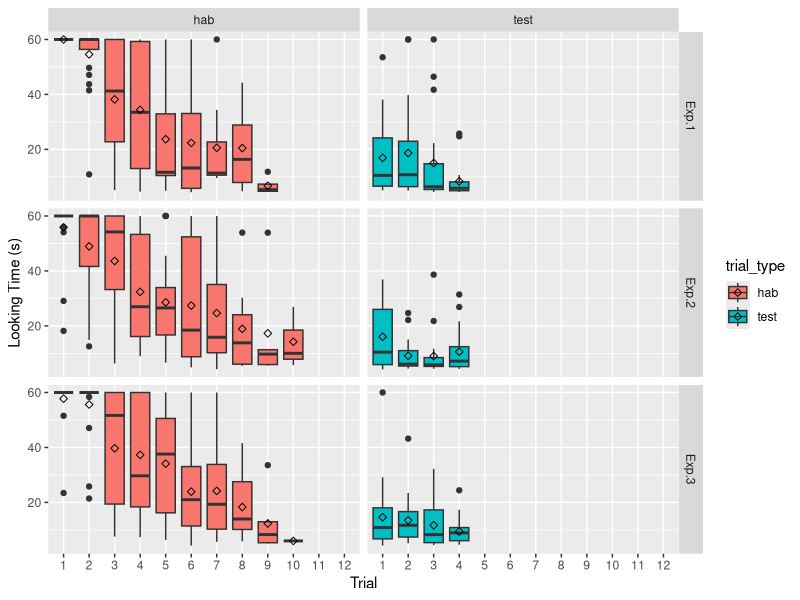
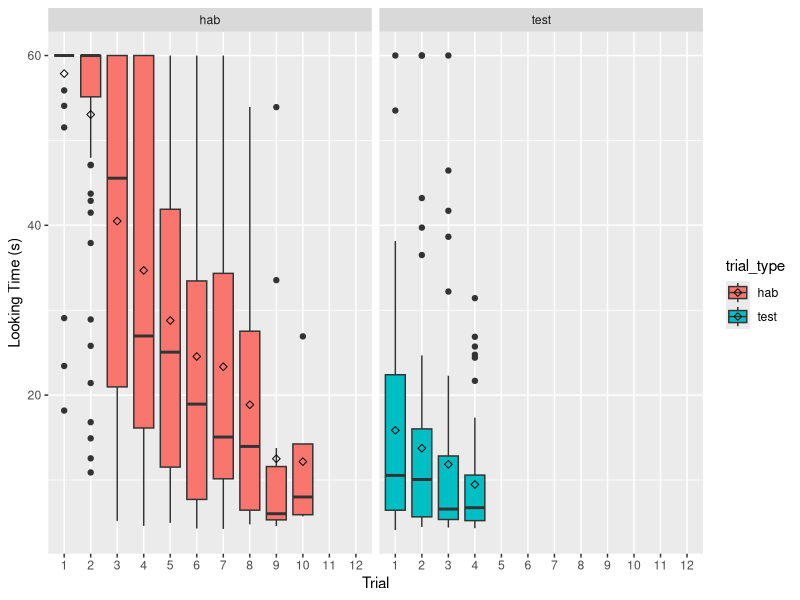
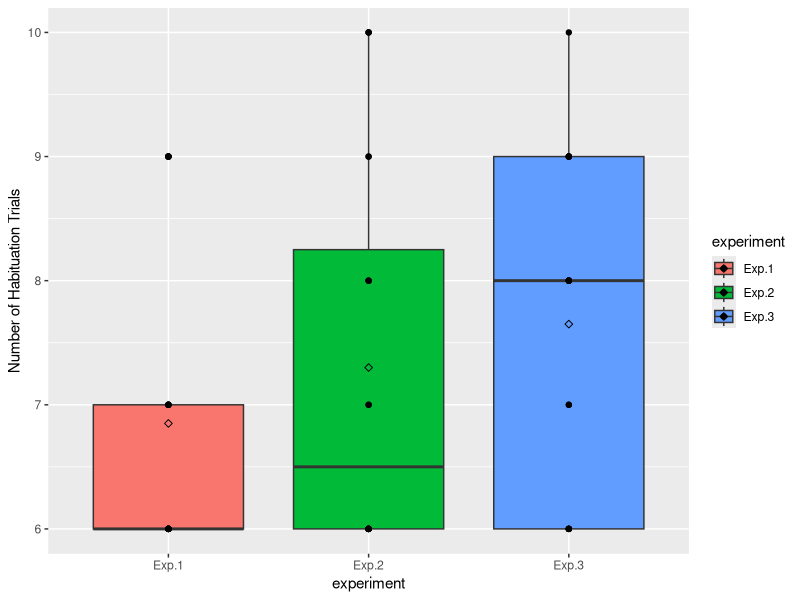
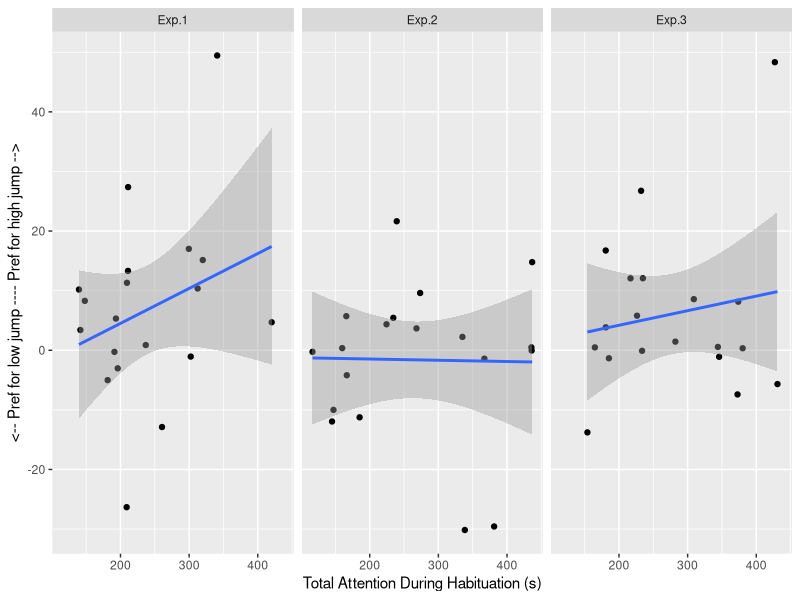
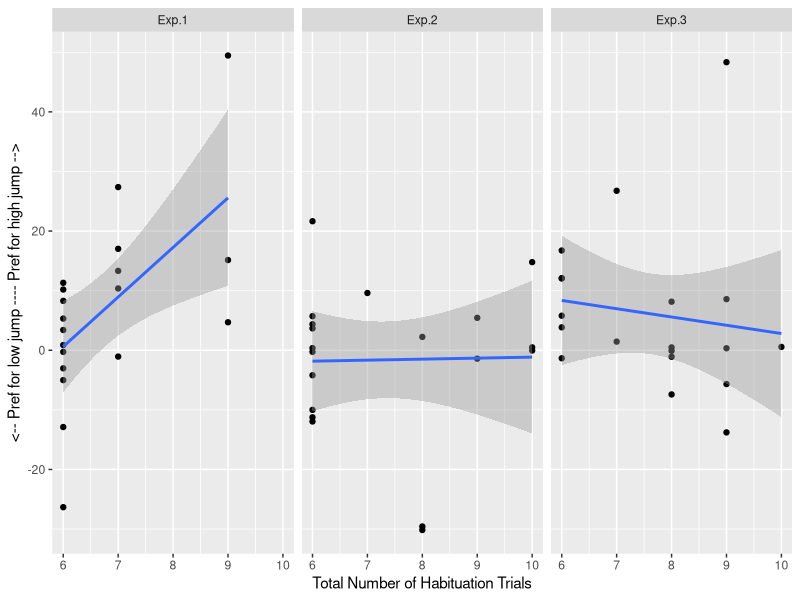
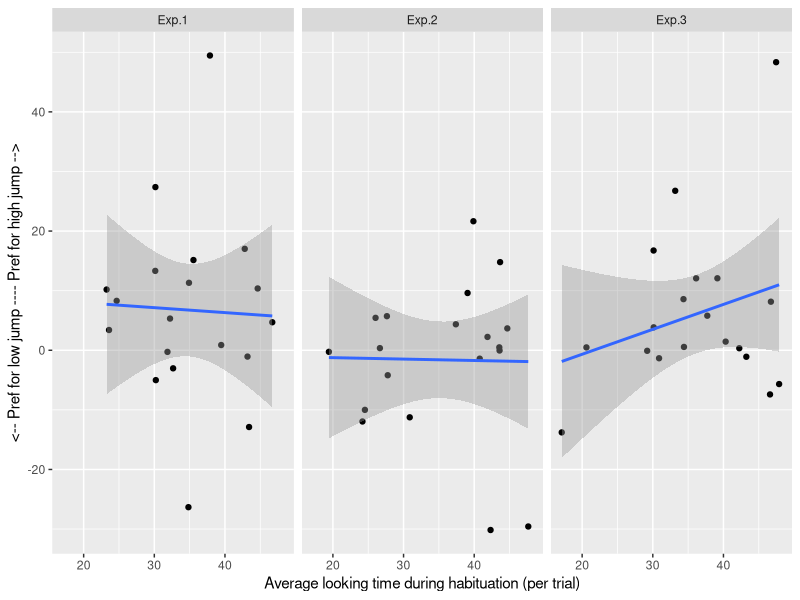
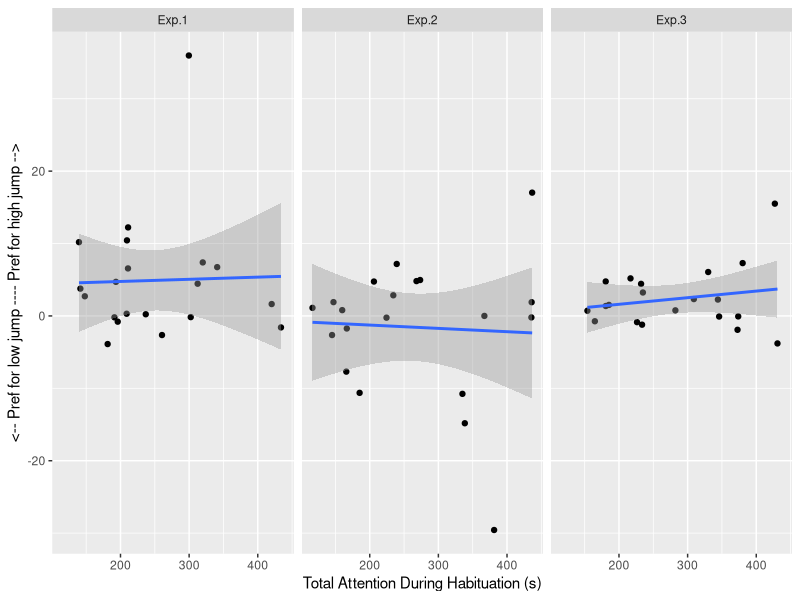
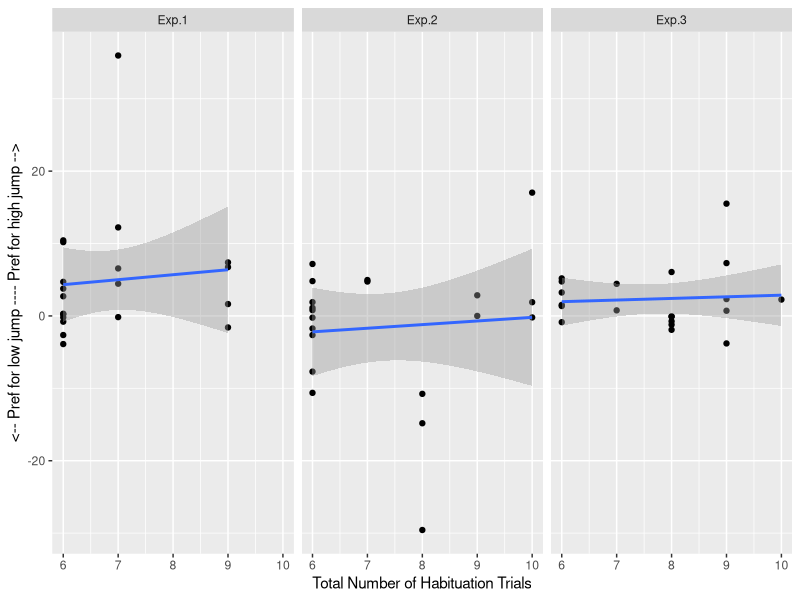

R code for these plots, in order:
## ---- chunk 1
knitr::opts_chunk$set(echo = TRUE)


# create a function to do this more cleanly
ipak <- function (pkg) {
  new.pkg <- pkg[!(pkg %in% installed.packages()[, "Package"])]
  if (length(new.pkg)) 
    install.packages(new.pkg, dependencies = FALSE)
  sapply(pkg, require, character.only = TRUE)
}

packages <- c("tidyverse", "cowplot")  # package names go here
ipak(packages)
## ---- chunk 2
# import data
setwd("/Users/shariliu/Documents/HarvardLDS/Studies/DOE-lookit/analysis/") # change to your local directory!
doe.wide <- read.csv(file = "doe_data.csv", header = TRUE)
str(doe.wide)
names(doe.wide)

# melt data into long format
doe.long <- doe.wide %>% 
  gather(trial, look, hab1:test4) %>%
  mutate(trial_n = parse_number(trial)) %>%
  mutate(trial_type = str_extract(trial, "[a-z]+"))

doe.long$look <- as.numeric(as.character(doe.long$look))
doe.long$loglook <- log(doe.long$look)

# section data by dependent measure
# doe.rawl <- doe.long
#doe.rawl <- dplyr::filter(doe.rawl, type == "high_avg" | type == "low_avg")
#doe.rawl$type <- factor(doe.rawl$type)
# doe.prop <- dplyr::filter(doe.long, type == "high_prop_avg")
#doe.bp <- dplyr::filter(doe.long, type == "high1" | type == "high2" |type == "high3" | type == "low1" | type == "low2" | type == "low3")
#doe.bp$type <- factor(doe.bp$type)
#doe.bp$loglook <- log(doe.bp$look)

# add test pair info -----------------
# doe.bp$tp <- rep(NA, nrow(doe.bp))
# doe.bp$type.new <- rep(NA, nrow(doe.bp))
# 
# for (i in 1:nrow(doe.bp)) {
#   if (doe.bp$type[i] == "high1") {
#     doe.bp$tp[i] <- "First"
#     doe.bp$type.new[i] <- "High"
#   }
#   else if (doe.bp$type[i] == "low1") {
#     doe.bp$tp[i] <- "First"
#     doe.bp$type.new[i] <- "Low"
#   }
#   else if (doe.bp$type[i] == "high2") {
#     doe.bp$tp[i] <- "Second"
#     doe.bp$type.new[i] <- "High"
#   }
#   else if (doe.bp$type[i] == "low2") {
#     doe.bp$tp[i] <- "Second"
#     doe.bp$type.new[i] <- "Low"
#   }
#   else if (doe.bp$type[i] == "high3") {
#     doe.bp$tp[i] <- "Third"
#     doe.bp$type.new[i] <- "High"
#   }
#   else if (doe.bp$type[i] == "low3") {
#     doe.bp$tp[i] <- "Third"
#     doe.bp$type.new[i] <- "Low"
#   }
# }
# 
# doe.bp$tp <- factor(doe.bp$tp)
# doe.bp$type.new <- factor(doe.bp$type.new)
# levels(doe.rawl$type) <- c("High", "Low")


## Retrieved from : http://www.cookbook-r.com/Graphs/Plotting_means_and_error_bars_(ggplot2)/#error-bars-for-within-subjects-variables
## Gives count, mean, standard deviation, standard error of the mean, and confidence interval (default 95%).
##   data: a data frame.
##   measurevar: the name of a column that contains the variable to be summariezed
##   groupvars: a vector containing names of columns that contain grouping variables
##   na.rm: a boolean that indicates whether to ignore NA's
##   conf.interval: the percent range of the confidence interval (default is 95%)
summarySE <- function(data=NULL, measurevar, groupvars=NULL, na.rm=TRUE,
                      conf.interval=.95, .drop=TRUE) {
  library(plyr)
  
  # New version of length which can handle NA's: if na.rm==T, don't count them
  length2 <- function (x, na.rm=FALSE) {
    if (na.rm) sum(!is.na(x))
    else       length(x)
  }
  
  # This does the summary. For each group's data frame, return a vector with
  # N, mean, and sd
  datac <- ddply(data, groupvars, .drop=.drop,
                 .fun = function(xx, col) {
                   c(N    = length2(xx[[col]], na.rm=na.rm),
                     mean = mean   (xx[[col]], na.rm=na.rm),
                     sd   = sd     (xx[[col]], na.rm=na.rm)
                   )
                 },
                 measurevar
  )
  
  # Rename the "mean" column    
  datac <- plyr::rename(datac, c("mean" = measurevar))
  
  datac$se <- datac$sd / sqrt(datac$N)  # Calculate standard error of the mean
  
  # Confidence interval multiplier for standard error
  # Calculate t-statistic for confidence interval: 
  # e.g., if conf.interval is .95, use .975 (above/below), and use df=N-1
  ciMult <- qt(conf.interval/2 + .5, datac$N-1)
  datac$ci <- datac$se * ciMult
  
  return(datac)
}
## Norms the data within specified groups in a data frame; it normalizes each
## subject (identified by idvar) so that they have the same mean, within each group
## specified by betweenvars.
##   data: a data frame.
##   idvar: the name of a column that identifies each subject (or matched subjects)
##   measurevar: the name of a column that contains the variable to be summariezed
##   betweenvars: a vector containing names of columns that are between-subjects variables
##   na.rm: a boolean that indicates whether to ignore NA's
normDataWithin <- function(data=NULL, idvar, measurevar, betweenvars=NULL,
                           na.rm=TRUE, .drop=TRUE) {
  library(plyr)
  
  # Measure var on left, idvar + between vars on right of formula.
  data.subjMean <- ddply(data, c(idvar, betweenvars), .drop=.drop,
                         .fun = function(xx, col, na.rm) {
                           c(subjMean = mean(xx[,col], na.rm=na.rm))
                         },
                         measurevar,
                         na.rm
  )
  
  # Put the subject means with original data
  data <- merge(data, data.subjMean)
  
  # Get the normalized data in a new column
  measureNormedVar <- paste(measurevar, "_norm", sep="")
  data[,measureNormedVar] <- data[,measurevar] - data[,"subjMean"] +
    mean(data[,measurevar], na.rm=na.rm)
  
  # Remove this subject mean column
  data$subjMean <- NULL
  
  return(data)
}

## Summarizes data, handling within-subjects variables by removing inter-subject variability.
## It will still work if there are no within-S variables.
## Gives count, un-normed mean, normed mean (with same between-group mean),
##   standard deviation, standard error of the mean, and confidence interval.
## If there are within-subject variables, calculate adjusted values using method from Morey (2008).
##   data: a data frame.
##   measurevar: the name of a column that contains the variable to be summariezed
##   betweenvars: a vector containing names of columns that are between-subjects variables
##   withinvars: a vector containing names of columns that are within-subjects variables
##   idvar: the name of a column that identifies each subject (or matched subjects)
##   na.rm: a boolean that indicates whether to ignore NA's
##   conf.interval: the percent range of the confidence interval (default is 95%)
summarySEwithin <- function(data=NULL, measurevar, betweenvars=NULL, withinvars=NULL,
                            idvar=NULL, na.rm=TRUE, conf.interval=.95, .drop=TRUE) {
  
  # Ensure that the betweenvars and withinvars are factors
  factorvars <- vapply(data[, c(betweenvars, withinvars), drop=FALSE],
                       FUN=is.factor, FUN.VALUE=logical(1))
  
  if (!all(factorvars)) {
    nonfactorvars <- names(factorvars)[!factorvars]
    message("Automatically converting the following non-factors to factors: ",
            paste(nonfactorvars, collapse = ", "))
    data[nonfactorvars] <- lapply(data[nonfactorvars], factor)
  }
  
  # Get the means from the un-normed data
  datac <- summarySE(data, measurevar, groupvars=c(betweenvars, withinvars),
                     na.rm=na.rm, conf.interval=conf.interval, .drop=.drop)
  
  # Drop all the unused columns (these will be calculated with normed data)
  datac$sd <- NULL
  datac$se <- NULL
  datac$ci <- NULL
  
  # Norm each subject's data
  ndata <- normDataWithin(data, idvar, measurevar, betweenvars, na.rm, .drop=.drop)
  
  # This is the name of the new column
  measurevar_n <- paste(measurevar, "_norm", sep="")
  
  # Collapse the normed data - now we can treat between and within vars the same
  ndatac <- summarySE(ndata, measurevar_n, groupvars=c(betweenvars, withinvars),
                      na.rm=na.rm, conf.interval=conf.interval, .drop=.drop)
  
  # Apply correction from Morey (2008) to the standard error and confidence interval
  #  Get the product of the number of conditions of within-S variables
  nWithinGroups    <- prod(vapply(ndatac[,withinvars, drop=FALSE], FUN=nlevels,
                                  FUN.VALUE=numeric(1)))
  correctionFactor <- sqrt( nWithinGroups / (nWithinGroups-1) )
  
  # Apply the correction factor
  ndatac$sd <- ndatac$sd * correctionFactor
  ndatac$se <- ndatac$se * correctionFactor
  ndatac$ci <- ndatac$ci * correctionFactor
  
  # Combine the un-normed means with the normed results
  merge(datac, ndatac)
}

## get within-subjects CIs for plotting
# summary.avg <- summarySEwithin(data = doe.rawl, measurevar = "look", betweenvars = c("experiment"), withinvars = "type", idvar = "subj")


## ---- chunk 3
habplot1 <- ggplot(data = doe.long, aes(as.factor(trial_n), look, fill=trial_type))
habplot1 + geom_boxplot() +
  stat_summary(fun.y=mean,geom="point",shape=5)+
  stat_summary(fun.data =mean_cl_boot, geom="errorbar",width=0.1)+
  facet_grid(experiment~trial_type)+
  ylab("Looking Time (s)")+
  xlab("Trial")

habplot1 + geom_boxplot() +
  stat_summary(fun.y=mean,geom="point",shape=5)+
  stat_summary(fun.data =mean_cl_boot, geom="errorbar",width=0.1)+
  facet_wrap(~trial_type)+
  ylab("Looking Time (s)")+
  xlab("Trial")

doe.wide$high1 <- as.numeric(as.character(doe.wide$high1))
doe.wide$low1 <- as.numeric(as.character(doe.wide$low1))

habplot5 <- ggplot(data=doe.wide, aes(experiment, n_hab, fill=experiment))
habplot5 + 
  geom_boxplot() + 
  geom_point() +
  stat_summary(fun.data =mean_cl_boot, geom="errorbar",width=0.1)+
  stat_summary(fun.y=mean,geom="point",shape=5)+
  ylab("Number of Habituation Trials")
## ---- chunk 4

habplot2 <- ggplot(data=doe.wide, aes(total_hab, high1-low1))
habplot2 + geom_point() +
  facet_wrap(~experiment)+
  geom_smooth(method = "lm")+
  ylab("<-- Pref for low jump ---- Pref for high jump -->")+
  xlab("Total Attention During Habituation (s)")

habplot3 <- ggplot(data=doe.wide, aes(n_hab, high1-low1))
habplot3 + geom_point() +
  facet_wrap(~experiment)+
  geom_smooth(method = "lm")+
  ylab("<-- Pref for low jump ---- Pref for high jump -->")+
  xlab("Total Number of Habituation Trials")

habplot4 <- ggplot(data=doe.wide, aes(avg_hab, high1-low1))
habplot4 + geom_point() +
  facet_wrap(~experiment)+
  geom_smooth(method = "lm")+
  ylab("<-- Pref for low jump ---- Pref for high jump -->")+
  xlab("Average looking time during habituation (per trial)")
## ---- chunk 5

habplot6 <- ggplot(data=doe.wide, aes(total_hab, high_avg-low_avg))
habplot6 + geom_point() +
  facet_wrap(~experiment)+
  geom_smooth(method = "lm")+
  ylab("<-- Pref for low jump ---- Pref for high jump -->")+
  xlab("Total Attention During Habituation (s)")

habplot7 <- ggplot(data=doe.wide, aes(n_hab, high_avg-low_avg))
habplot7 + geom_point() +
  facet_wrap(~experiment)+
  geom_smooth(method = "lm")+
  ylab("<-- Pref for low jump ---- Pref for high jump -->")+
  xlab("Total Number of Habituation Trials")

habplot8 <- ggplot(data=doe.wide, aes(avg_hab, high_avg-low_avg))
habplot8 + geom_point() +
  facet_wrap(~experiment)+
  geom_smooth(method = "lm")+
  ylab("<-- Pref for low jump ---- Pref for high jump -->")+
  xlab("Average looking time during habituation (per trial)")
## ---- chunk 6
doe.wide$test1 <- as.numeric(as.character(doe.wide$test1))
doe.wide$test2 <- as.numeric(as.character(doe.wide$test2))
doe.wide$test3 <- as.numeric(as.character(doe.wide$test4))
doe.wide$test4 <- as.numeric(as.character(doe.wide$test4))

doe.wide %>%
  mutate(testsum = test1+test2+test3+test4) %>%
  ggplot(aes(total_hab,testsum))+
  geom_point() +
  geom_smooth(method="lm")+
  facet_wrap(~experiment)+
  ylab("Total Looking Time During Test")+
  xlab("Total Looking Time During Hab")

doe.wide %>%
  mutate(testsum = test1+test2+test3+test4) %>%
  ggplot(aes(total_hab,testsum))+
  geom_point() +
  geom_smooth(method="lm")+
  # facet_wrap(~experiment)+
  ylab("Total Looking Time During Test")+
  xlab("Total Looking Time During Hab")
## ---- chunk 7

